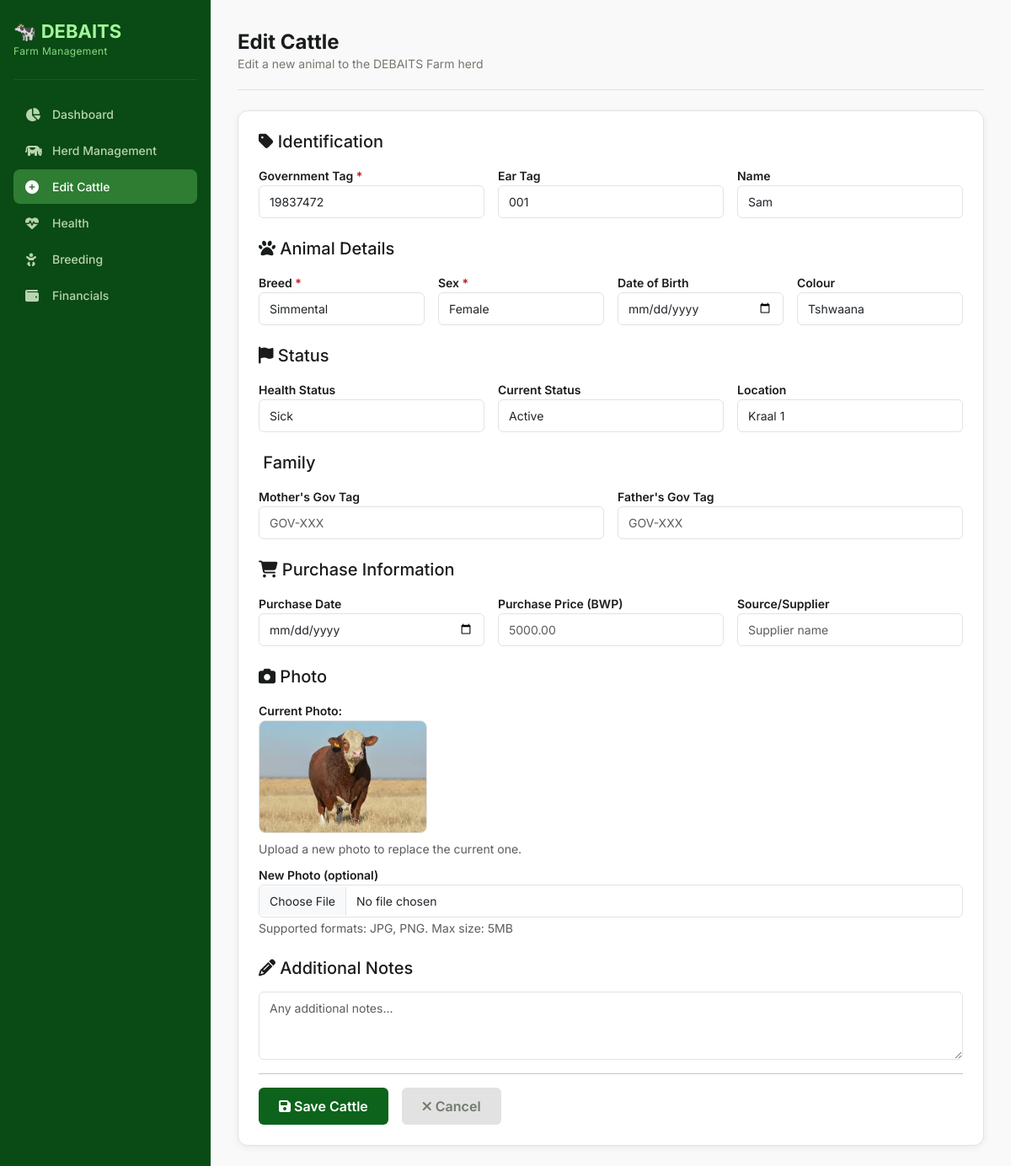
Page /cattle/8/edit/ (signed in) on the committed database.
### cattle/models.py (models this page shows, shortened)
class Cattle(models.Model):
    gov_tag = models.CharField(
        max_length=20,
        unique=True,
        help_text="Official Government Tag number"
    )
    ear_tag = models.CharField(
        max_length=20,
        unique=True,
        null=True,
        help_text="Unique identification tag number bought for animal"
    )
    name = models.CharField(
        max_length=100,
        blank=True,
        null=True,
        help_text="Optional name for the animal"
    )
    BREED_CHOICES=[
            ('Simmental', 'Simmental'),
            ('Brahman', 'Brahman'),
            ('Charalois', 'Charalois'),
            ('Angus', 'Angus'),
            ('Hereford', 'Hereford'),
            ('Tswana', 'Tswana'),
            ('Nguni', 'Nguni'),
            ('Crossbreed', 'Crossbreed'),
            ('Other','Other'),
        ]
    breed = models.CharField(max_length=50, choices=BREED_CHOICES)
    SEX_CHOICES = [
        ('Male', 'Male'),
        ('Female', 'Female'),
    ]
    sex = models.CharField(max_length=10, choices=SEX_CHOICES)
    date_of_birth = models.DateField(blank=True, null=True)
    COLOUR_CHOICES = [
        ('Tshumu', 'Tshumu'),
        ('Tsweu', 'Tsweu'),
        ('Naana', 'Naana'),
        ('Nala', 'Nala'),
        ('Tshumo e Bothaba', 'Tshumo e bothaba'),
        ('Tshumo e Bosetha', 'Tshumo e bosetha'),
        ('Khonou', 'Khonou'),
        ('Khunwana', 'Khunwana'),
        ('Tshwaana','Tshwaana'),
        ('Tubanaa', 'Tubana'),
        ('Tshunyana', 'Tshunyana'),
        ('Tshunyana e botlhabana', 'Tshunyana e botlhabana'),
        ('Tshetlha', 'Tshetlha'),
        ('Kgweba', 'Kgweba'),
        ('Tubana', 'Tubana'),
        ('Champana', 'Champana'),
        ('Tlhaba', 'Tlhaba'),
        ('Other', 'Other'),
    ]
    colour = models.CharField(max_length=50, choices=COLOUR_CHOICES, blank=True, null=True)
    STATUS_CHOICES = [
        ('Active', 'Active'),
        ('Sold', 'Sold'),
        ('Missing', 'Missing'),
        ('Deceased', 'Deceased'),
    ]
    current_status = models.CharField(
        max_length=20,
        choices=STATUS_CHOICES,
        default='Active'
    )
    HEALTH_STATUS_CHOICES = [
        ('Healthy', 'Healthy'),
        ('Sick', 'Sick'),
        ('Injury', 'Injury'),
        ('Under Treatment', 'Under Treatment'),
        ('Quarantined', 'Qurantined'),
    ]
    health_status = models.CharField(
        max_length=20,
        choices=HEALTH_STATUS_CHOICES,
        default='Healthy'
    )
    location = models.CharField(
        max_length=100,
        default='Kraal 1',
        help_text="Current kraal"
    )
    mother_gov_tag = models.CharField(
        max_length=20,
        blank=True,
        null=True,
        help_text="Government tag of mother"
     )
    father_gov_tag = models.CharField(
        max_length=20,
        blank=True,
        null=True,
        help_text="Government tag of father"
    )
    purchase_date = models.DateField(blank=True, null=True)
    purchase_price = models.DecimalField(
        max_digits=12,
        decimal_places=2,
        blank=True,
        null=True,
        help_text="Purchase price in BWP"
    )
    source_supplier = models.CharField(
        max_length=200,
        blank=True,
        null=True,
        help_text="Where the animal was purchased from"
    )
    photo = models.ImageField(
        upload_to='cattle_photos/',
        blank=True,
        null=True,
        help_text="Upload a photo of the animal"
    )
    notes = models.TextField(blank=True, null=True)
    created_date = models.DateTimeField(auto_now_add=True)
    updated_date = models.DateTimeField(auto_now=True)
    class Meta:
        ordering = ['gov_tag']
        verbose_name_plural = "Cattle"

### cattle/views.py (the view, shortened to what this page needs)
# urls.py: path('cattle/<int:cattle_id>/edit/', views.cattle_edit, name='cattle_edit'),
@login_required
def cattle_edit(request, cattle_id):
    cattle = get_object_or_404(Cattle, id=cattle_id)
    context = {
        'action': 'Edit',
        'cattle': cattle,
        'breed_choices': Cattle.BREED_CHOICES,
        'sex_choices': Cattle.SEX_CHOICES,
        'colour_choices': Cattle.COLOUR_CHOICES,
        'health_status_choices': Cattle.HEALTH_STATUS_CHOICES,
        'status_choices': Cattle.STATUS_CHOICES,
        'form_data': {
            'gov_tag': cattle.gov_tag,
            'ear_tag': cattle.ear_tag,
            'name': cattle.name,
            'breed': cattle.breed,
            'sex': cattle.sex,
            'date_of_birth': cattle.date_of_birth,
            'colour': cattle.colour,
            'health_status': cattle.health_status,
            'current_status': cattle.current_status,
            'location': cattle.location,
            'mother_gov_tag': cattle.mother_gov_tag,
            'father_gov_tag': cattle.father_gov_tag,
            'purchase_date': cattle.purchase_date,
            'purchase_price': cattle.purchase_price,
            'source_supplier': cattle.source_supplier,
            'notes': cattle.notes,
        },
    }
    return render(request, 'cattle/cattle_form.html', context)

### cattle/templates/cattle/cattle_form.html (shortened to what this page needs)
{% load static %}
<!DOCTYPE html>
<html lang="en">
<head>
    <link href="https://cdn.jsdelivr.net/npm/bootstrap@5.3.0/dist/css/bootstrap.min.css" rel="stylesheet">
    <link rel="stylesheet" href="https://cdnjs.cloudflare.com/ajax/libs/font-awesome/6.4.0/css/all.min.css">
</head>
<body>
    <aside class="sidebar" id="sidebar">
        <div class="sidebar-brand">
            <h2>🐄 DEBAITS</h2>
            <p>Farm Management</p>
        </div>
        <nav class="sidebar-nav">
            <a href="{% url 'cattle:dashboard' %}"><i class="fas fa-chart-pie"></i> Dashboard</a>
            <a href="{% url 'cattle:cattle_list' %}"><i class="fas fa-cow"></i> Herd Management</a>
            <a href="#" class="active"><i class="fas fa-plus-circle"></i> {{ action }} Cattle</a>
            <a href="{% url 'health:health_dashboard' %}"><i class="fas fa-heartbeat"></i> Health</a>
            <a href="{% url 'breeding:breeding_dashboard' %}"><i class="fas fa-baby"></i> Breeding</a>
            <a href="#"><i class="fas fa-wallet"></i> Financials</a>
        </nav>
    </aside>
    <main class="main-content">
        <header class="topbar">
            <div>
                <h1>{{ action }} Cattle</h1>
                <p>{{ action }} a new animal to the DEBAITS Farm herd</p>
            </div>
        </header>
        <div class="form-container">
            <form method="POST" enctype="multipart/form-data">
                <div class="row g-4">
                    <div class="col-12">
                        <h5 class="mb-3"><i class="fas fa-tag"></i> Identification</h5>
                        <div class="row g-3">
                            <div class="col-md-4">
                                <label class="required">Government Tag</label>
                                <input type="text" name="gov_tag" class="form-control" placeholder="GOV-001"
                                    value="{{ form_data.gov_tag|default:'' }}" required>
                            </div>
                            <div class="col-md-4">
                                <label>Ear Tag</label>
                                <input type="text" name="ear_tag" class="form-control" placeholder="BOT-001"
                                    value="{{ form_data.ear_tag|default:'' }}">
                            </div>
                            <div class="col-md-4">
                                <label>Name</label>
                                <input type="text" name="name" class="form-control" placeholder="Bulls-eye"
                                    value="{{ form_data.name|default:'' }}">
                            </div>
                        </div>
                    </div>
                    <div class="col-12">
                        <h5 class="mb-3"><i class="fas fa-paw"></i> Animal Details</h5>
                        <div class="row g-3">
                            <div class="col-md-3">
                                <label class="required">Breed</label>
                                <select name="breed" class="form-control" required>
                                    {% for choice in breed_choices %}
                                    <option value="{{ choice.0 }}" {% if form_data.breed == choice.0 %}selected{% endif %}>
                                        {{ choice.1 }}
                                    </option>
                                    {% endfor %}
                                </select>
                            </div>
                            <div class="col-md-3">
                                <label class="required">Sex</label>
                                <select name="sex" class="form-control" required>
                                    {% for choice in sex_choices %}
                                    <option value="{{ choice.0 }}" {% if form_data.sex == choice.0 %}selected{% endif %}>
                                        {{ choice.1 }}
                                    </option>
                                    {% endfor %}
                                </select>
                            </div>
                            <div class="col-md-3">
                                <label>Date of Birth</label>
                                <input type="date" name="date_of_birth" class="form-control"
                                    value="{{ form_data.date_of_birth|default:'' }}">
                            </div>
                            <div class="col-md-3">
                                <label>Colour</label>
                                <select name="colour" class="form-control">
                                    {% for choice in colour_choices %}
                                    <option value="{{ choice.0 }}" {% if form_data.colour == choice.0 %}selected{% endif %}>
                                        {{ choice.1 }}
                                    </option>
                                    {% endfor %}
                                </select>
                            </div>
                        </div>
                    </div>
                    <div class="col-12">
                        <h5 class="mb-3"><i class="fas fa-flag"></i> Status</h5>
                        <div class="row g-3">
                            <div class="col-md-4">
                                <label>Health Status</label>
                                <select name="health_status" class="form-control">
                                    {% for choice in health_status_choices %}
                                    <option value="{{ choice.0 }}" {% if form_data.health_status == choice.0 or choice.0 == 'Healthy' %}selected{% endif %}>
                                        {{ choice.1 }}
                                    </option>
                                    {% endfor %}
                                </select>
                            </div>
                            <div class="col-md-4">
                                <label>Current Status</label>
                                <select name="current_status" class="form-control">
                                    {% for choice in status_choices %}
                                    <option value="{{ choice.0 }}" {% if form_data.current_status == choice.0 or choice.0 == 'Active' %}selected{% endif %}>
                                        {{ choice.1 }}
                                    </option>
                                    {% endfor %}
                                </select>
                            </div>
                            <div class="col-md-4">
                                <label>Location</label>
                                <input type="text" name="location" class="form-control" placeholder="Kraal 1"
                                    value="{{ form_data.location|default:'Kraal 1' }}">
                            </div>
                        </div>
                    </div>
                    <div class="col-12">
                        <h5 class="mb-3"> Family</h5>
                        <div class="row g-3">
                            <div class="col-md-6">
                                <label>Mother's Gov Tag</label>
                                <input type="text" name="mother_gov_tag" class="form-control" placeholder="GOV-XXX"
                                    value="{{ form_data.mother_gov_tag|default:'' }}">
                            </div>
                            <div class="col-md-6">
                                <label>Father's Gov Tag</label>
                                <input type="text" name="father_gov_tag" class="form-control" placeholder="GOV-XXX"
                                    value="{{ form_data.father_gov_tag|default:'' }}">
                            </div>
                        </div>
                    </div>
                    <div class="col-12">
                        <h5 class="mb-3"><i class="fas fa-shopping-cart"></i> Purchase Information</h5>
                        <div class="row g-3">
                            <div class="col-md-4">
                                <label>Purchase Date</label>
                                <input type="date" name="purchase_date" class="form-control"
                                    value="{{ form_data.purchase_date|default:'' }}">
                            </div>
                            <div class="col-md-4">
                                <label>Purchase Price (BWP)</label>
                                <input type="number" name="purchase_price" class="form-control" placeholder="5000.00"
                                    value="{{ form_data.purchase_price|default:'' }}" step="0.01">
                            </div>
                            <div class="col-md-4">
                                <label>Source/Supplier</label>
                                <input type="text" name="source_supplier" class="form-control"
                                    placeholder="Supplier name" value="{{ form_data.source_supplier|default:'' }}">
                            </div>
                        </div>
                    </div>
                    <div class="col-12">
                        <h5 class="mb-3"><i class="fas fa-camera"></i> Photo</h5>
                        <div class="row g-3">
                            <div class="col-md-12">
                                {% if cattle and cattle.photo %}
                                <div class="mb-2">
                                    <label>Current Photo:</label>
                                    <br>
                                    <img src="{{ cattle.photo.url }}" alt="Current photo"
                                        style="max-width: 200px; max-height: 200px; border-radius: 8px; border: 1px solid var(--gray-200);">
                                </div>
                                <div class="form-text text-muted mb-2">Upload a new photo to replace the current one.</div>
                                {% endif %}
                                <label>{% if cattle and cattle.photo %}New Photo (optional){% else %}Upload Photo{% endif %}</label>
                                <input type="file" name="photo" class="form-control" accept="image/*">
                                <small class="text-muted">Supported formats: JPG, PNG. Max size: 5MB</small>
                            </div>
                        </div>
                    </div>
                    <div class="col-12">
                        <h5 class="mb-3"><i class="fas fa-pencil-alt"></i> Additional Notes</h5>
                        <textarea name="notes" class="form-control" rows="3"
                            placeholder="Any additional notes...">{{ form_data.notes|default:'' }}</textarea>
                    </div>
                </div>
                <hr>
                <div class="d-flex gap-3">
                    <button type="submit" class="btn-primary-custom">
                        <i class="fas fa-save"></i> Save Cattle
                    </button>
                    <a href="{% url 'cattle:cattle_list' %}" class="btn-secondary-custom">
                        <i class="fas fa-times"></i> Cancel
                    </a>
                </div>
            </form>
        </div>
    </main>
</body>
</html>

### rows in the picture
Cattle: gov_tag "19837472", ear_tag "001", name "Sam", breed "Simmental", sex "Female", colour "Tshwaana", health_status "Sick", current_status "Active", location "Kraal 1", photo (picture)

### other values in the picture
{{ action }} "Edit"
